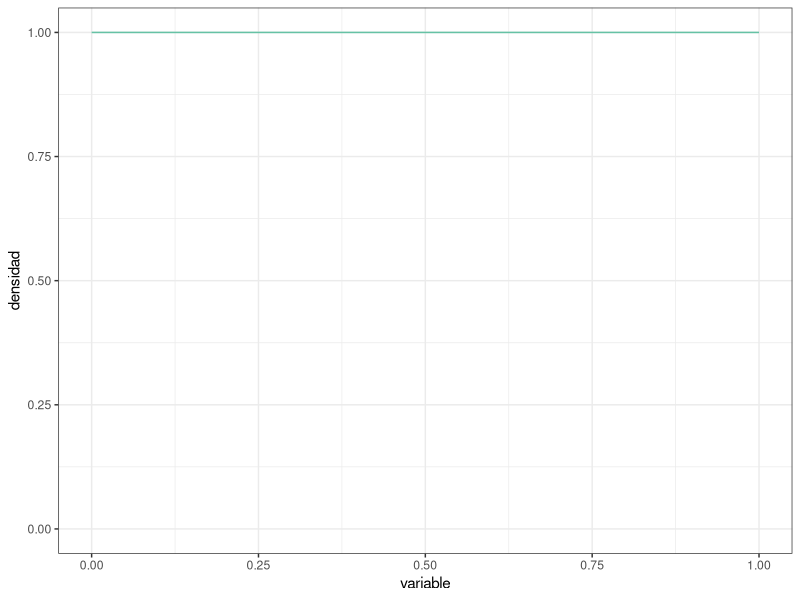
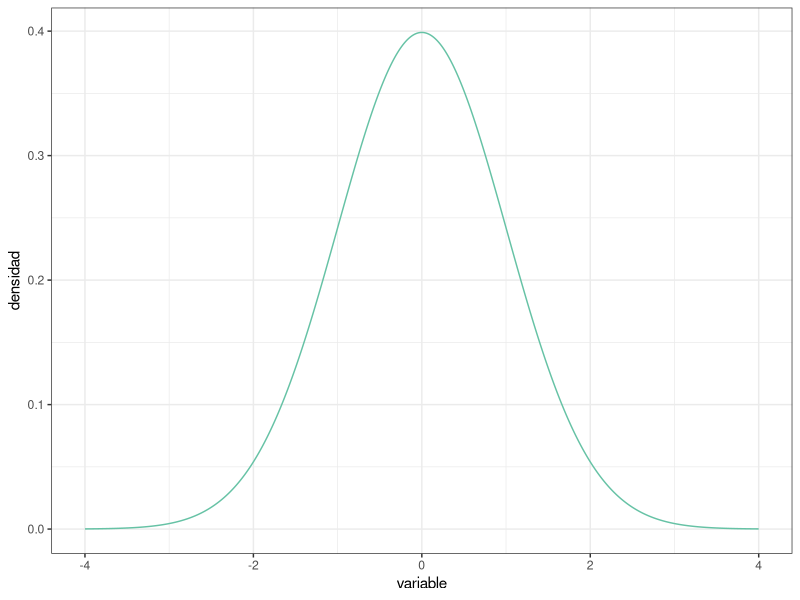
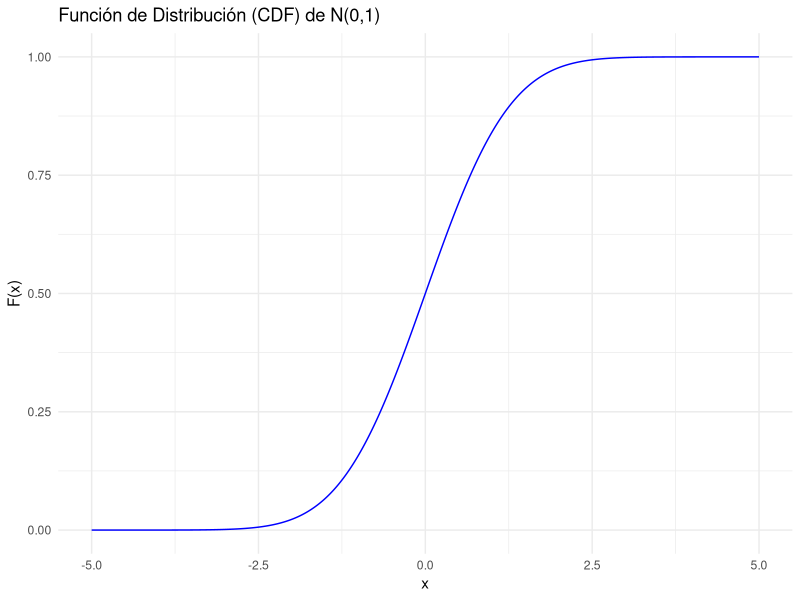
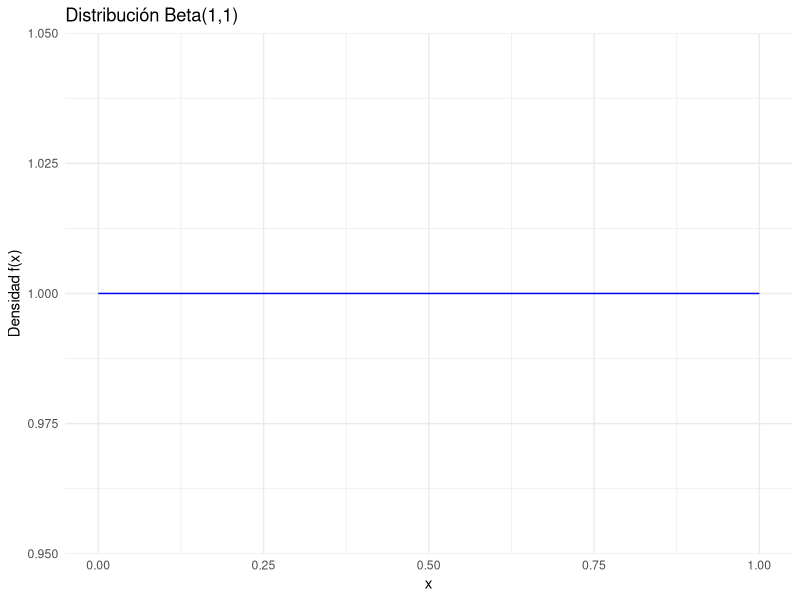
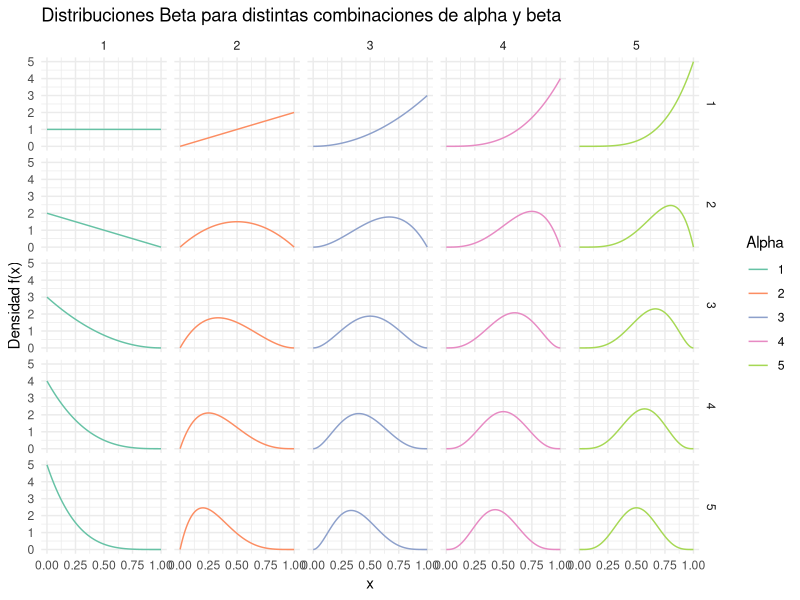
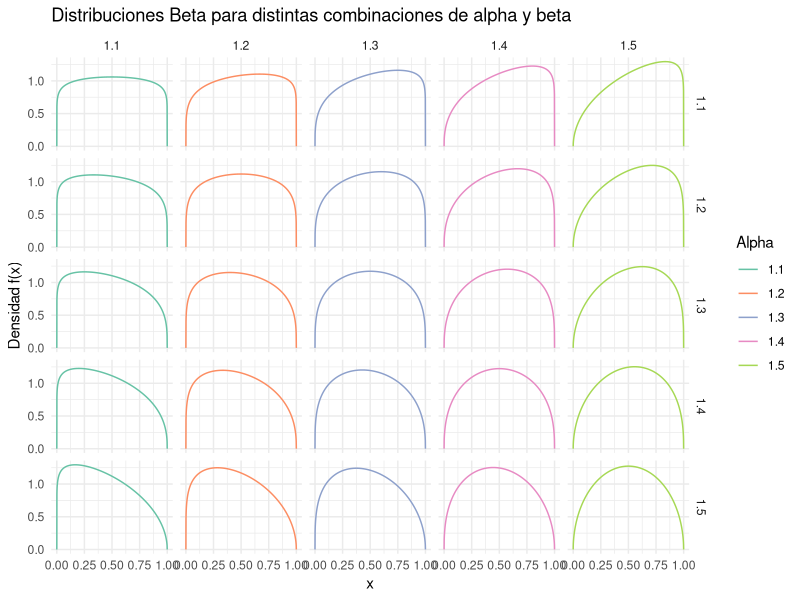
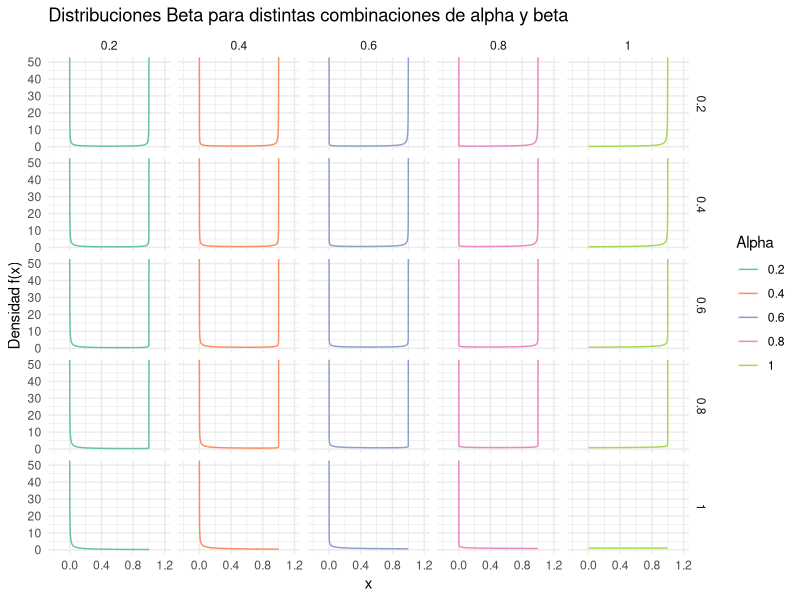
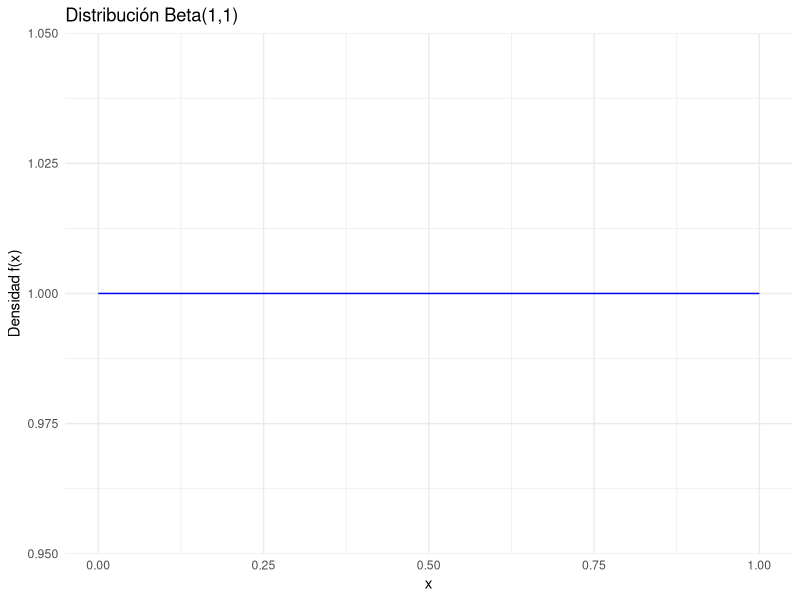

Reproduce these figures in R, in order.
## ---- chunk 1
#| message: false

# Paquetes:
library(tidyverse)
library(RColorBrewer)


# Configuración de la salida gráfica:

PALETA <- brewer.pal(8, "Set2") # Colores por defecto
color_defecto  <- PALETA[1]
options(ggplot2.discrete.colour = PALETA)

theme_set(theme_bw()) # Tema "neutro" para la representación gráfica
## ---- chunk 2
PREC     <- 1e-3 # Precisión para representar la función de densidad (milésimas)
DENS_INF <- 0    # Rango inferior de la función de densidad
DENS_SUP <- 1    # Rango superior de la función de densidad

uniforme <- tibble( # Esta función crea un "data.frame" o tabla de datos
  variable = seq(from = DENS_INF, to = DENS_SUP, by = PREC),
  densidad = variable |> dunif(min = DENS_INF, max = DENS_SUP)
)

uniforme |> glimpse() # Muestra el objeto con los datos, contiene 2 columnas 

uniforme |> # Usando la tabla de datos antes creada, crea un objeto gráfico
  ggplot(mapping = aes(x = variable, y = densidad)) + # "Mapea" columnas a
                                                      #   coordenadas
  geom_line(color = color_defecto) + # Representa mediante una línea continua
  
  ylim( # Fija el límite inferior a 0 para mostrar el eje y completo:
    0,  # (Usa la propia distribución para establecer el límite superior)
    uniforme |> pull(densidad) |> max()
  )
## ---- chunk 3
DENS_INF <- -4 # Usamos un rango más adecuado para la normal estandarizada
DENS_SUP <-  4

normal <- tibble( # Reutilizamos `PREC` del "chunk" de código anterior
  variable = seq(from = DENS_INF, to = DENS_SUP, by = PREC),
  densidad = variable |> dnorm()
)

# Al cubrir la distribución el rango desde 0 hasta el máximo, en este caso no
#   es necesario establecer los límites manualmente
normal |>
  ggplot(mapping = aes(x = variable, y = densidad)) +
  geom_line(color = color_defecto)
## ---- chunk 4
uniforme |> summarize(integral = PREC * sum(densidad))
## ---- chunk 5
uniforme |> summarize(
  integral = PREC * (sum(densidad) - 0.5 * (first(densidad) + last(densidad)))
)
## ---- chunk 6
normal |> summarize(
  integral = sum(densidad) * PREC
)
## ---- chunk 7
tibble( # Ampliando el rango a [-10, 10]:
  variable = seq(from = -10, to = 10, by = PREC),
  densidad = variable |> dnorm()
) |>
  summarize(integral = sum(densidad) * PREC)

tibble( # Usando precisión de "millonésimas":
  variable = seq(from = DENS_INF, to = DENS_SUP, by = 1e-6),
  densidad = variable |> dnorm()
) |>
  summarize(integral = sum(densidad) * 1e-6) # Misma precisión en la integral
## ---- chunk 8
uniforme |> summarize(
  integral = PREC * sum(densidad),
  integral = integral / integral # Normalización
)

normal |> summarize(
  integral = PREC * sum(densidad),
  integral = integral / integral # Normalización
)
## ---- chunk 9
resultado <- tibble(
  variable = seq(from = -5, to = 5, by = 1e-6),
  densidad = variable |> dnorm()
)
max_densidad <- max(resultado$densidad)
## ---- chunk 10
pos_max <- which(resultado$densidad==max_densidad)
valor <- resultado$variable[pos_max]
## ---- chunk 11
cdf <- pnorm(seq(from = -5, to = 5, by = PREC))

# Crear un dataframe
df <- tibble(x = seq(from = -5, to = 5, by = PREC), cdf = cdf)

# Graficar la CDF
ggplot(df, aes(x = x, y = cdf)) +
  geom_line(color = "blue") +
  labs(title = "Función de Distribución (CDF) de N(0,1)",
       x = "x",
       y = "F(x)") +
  theme_minimal()
## ---- chunk 12
valor_esperado <- sum(resultado$variable * resultado$densidad * 1e-6)
valor_esperado
## ---- chunk 13
x_vals <- seq(0, 1, by = 0.001)
beta <- dbeta(x =x_vals ,shape1 = 1,shape2 = 1)
#Dataframe para graficar
df <- tibble(x = x_vals, densidad = beta)
ggplot(df, aes(x=x,y=densidad))+
  geom_line(color="blue")+
  labs(title = "Distribución Beta(1,1)",
       x = "x",
       y = "Densidad f(x)") +
  theme_minimal()
## ---- chunk 14
# Definir combinaciones de alpha y beta
alpha_vals <- c(1,2,3,4,5)
beta_vals <- c(1,2,3,4,5)

df <- expand.grid(alpha = alpha_vals, beta = beta_vals, x = x_vals) %>%
  mutate(densidad = dbeta(x, shape1 = alpha, shape2 = beta))

ggplot(df, aes(x = x, y = densidad, color = factor(alpha))) +
  geom_line() +
  facet_grid(beta ~ alpha) +
  labs(title = "Distribuciones Beta para distintas combinaciones de alpha y beta",
       x = "x",
       y = "Densidad f(x)",
       color = "Alpha") +
  theme_minimal()
## ---- chunk 15
alpha_vals <- c(1.1,1.2,1.3,1.4,1.5)
beta_vals <- c(1.1,1.2,1.3,1.4,1.5)

df <- expand.grid(alpha = alpha_vals, beta = beta_vals, x = x_vals) %>%
  mutate(densidad = dbeta(x, shape1 = alpha, shape2 = beta))

ggplot(df, aes(x = x, y = densidad, color = factor(alpha))) +
  geom_line() +
  facet_grid(beta ~ alpha) +
  labs(title = "Distribuciones Beta para distintas combinaciones de alpha y beta",
       x = "x",
       y = "Densidad f(x)",
       color = "Alpha") +
  theme_minimal()
## ---- chunk 16
alpha_vals <- c(0.2,0.4,0.6,0.8,1)
beta_vals <- c(0.2,0.4,0.6,0.8,1)

df <- expand.grid(alpha = alpha_vals, beta = beta_vals, x = x_vals) %>%
  mutate(densidad = dbeta(x, shape1 = alpha, shape2 = beta))

ggplot(df, aes(x = x, y = densidad, color = factor(alpha))) +
  geom_line() +
  facet_grid(beta ~ alpha) +
  labs(title = "Distribuciones Beta para distintas combinaciones de alpha y beta",
       x = "x",
       y = "Densidad f(x)",
       color = "Alpha") +
  xlim(-0.2, 1.2) +
  theme_minimal()
## ---- chunk 17
x_vals <- seq(0, 1, by = PREC)
beta <- dbeta(x =x_vals ,shape1 = 1,shape2 = 1)
#Dataframe para graficar
df <- tibble(x = x_vals, densidad = beta)
ggplot(df, aes(x=x,y=densidad))+
  geom_line(color="blue")+
  labs(title = "Distribución Beta(1,1)",
       x = "x",
       y = "Densidad f(x)") +
  theme_minimal()
## ---- chunk 18
aceptacion_muestra <- tibble(
  id_participante   = 1:22,
  resp_descarga_app = c(
    "Si", "Si", "No", "No", "Si", "Si", "Si", "Si", "No", "Si", "Si",
    "Si", "Si", "Si", "Si", "Si", "No", "Si", "No", "Si", "Si", "Si"
  )
)
## ---- chunk 19
y <- sum(aceptacion_muestra$resp_descarga_app == "Si") #Número de veces que respondieron "sí"
n <- nrow(aceptacion_muestra) #Tamaño de la muestra
#Valores de parámetros de la distribución posterior
alpha_post <- 1 + y
beta_post <- 1 + (n - y)

x_vals <- seq(0, 1, by = PREC) #Soporte de la distribución

beta_prev <- dbeta(x_vals, shape1 = 1, shape2 = 1)  # Distribución previa Beta(1,1)
beta_posterior <- dbeta(x_vals, shape1 = alpha_post, shape2 = beta_post) #Distribución podterior Beta(18,6)

# Crear dataframe
df <- tibble(
  x = rep(x_vals, 2),
  densidad = c(beta_prev, beta_posterior),
  Distribución = rep(c("Previa: Beta(1,1)", "Posterior: Beta(18,6)"), each = length(x_vals))
)

# Graficar con ggplot
ggplot(df, aes(x = x, y = densidad, color = Distribución)) +
  geom_line() +
  labs(
    title = "Distribuciones previa y posterior de Tasa de Aceptación",
    x = expression("Tasa de Aceptación " ~ (theta)),
    y = "Densidad"
  ) +
  theme_minimal()
## ---- chunk 20
valor_esperado <- alpha_post / (alpha_post + beta_post)

moda <- (alpha_post - 1) / (alpha_post + beta_post - 2)

# Imprimir resultados con precisión
cat("Valor esperado:", valor_esperado, "\n")
cat("Moda:", moda, "\n")
## ---- chunk 21
aceptacion_muestra_2 <- tibble(
  id_participante   = 1:113,
  resp_descarga_app = c(
    "Si", "Si", "No", "No", "Si", "Si", "Si", "Si", "No", "Si", "Si",
    "Si", "Si", "Si", "Si", "Si", "No", "Si", "No", "Si", "Si", "Si", 
    "No", "Si", "Si", "Si", "Si", "No", "No", "Si", "No", "Si", "Si", 
    "Si", "Si", "Si", "No", "Si", "No", "No", "Si", "No", "Si", "Si", 
    "No", "No", "No", "Si", "No", "No", "Si", "Si", "No", "No", "Si", 
    "No", "Si", "No", "No", "No", "Si", "Si", "No", "Si", "Si", "No", 
    "Si", "Si", "No", "Si", "Si", "No", "Si", "No", "Si", "No", "Si", 
    "No", "No", "No", "Si", "Si", "No", "No", "Si", "Si", "No", "No", 
    "No", "Si", "Si", "No", "Si", "Si", "No", "Si", "Si", "Si", "Si", 
    "No", "Si", "No", "No", "No", "No", "No", "Si", "No", "No", "Si", 
    "Si", "Si", "Si"
  )
)
## ---- chunk 22
# Parámetros de las distribuciones
alpha_prev <- 1
beta_prev <- 1
alpha_post_1 <- 18
beta_post_1 <- 6
alpha_post_2 <- 83
beta_post_2 <- 54

# Calcular las densidades de cada distribución
beta_previa <- dbeta(x_vals, shape1 = alpha_prev, shape2 = beta_prev)  # Beta(1,1)
beta_posterior_1 <- dbeta(x_vals, shape1 = alpha_post_1, shape2 = beta_post_1)  # Beta(18,6)
beta_posterior_2 <- dbeta(x_vals, shape1 = alpha_post_2, shape2 = beta_post_2)  # Beta(83,54)

# Crear un dataframe para graficar
df <- tibble(
  x = rep(x_vals, 3),
  densidad = c(beta_previa, beta_posterior_1, beta_posterior_2),
  Distribución = rep(c("Previa 1: Beta(1,1)", "Posterior 1 (Previa 2): Beta(18,6)", "Posterior 2: Beta(83,54)"), each = length(x_vals))
)

# Graficar con ggplot
ggplot(df, aes(x = x, y = densidad, color = Distribución)) +
  geom_line(size = 1) +
  labs(
    title = "Distribuciones previas y posterior de Tasa de Aceptación",
    x = expression("Tasa de Aceptación " ~ (theta)),
    y = "Densidad"
  ) +
  theme_minimal()

## ---- chunk 23
valor_esperado_2 <- alpha_post_2 / (alpha_post_2 + beta_post_2)
moda_2 <- (alpha_post_2 - 1) / (alpha_post_2 + beta_post_2 - 2)
cat("Nuevo valor esperado:", round(valor_esperado_2, 4), "\n")
cat("Nueva moda:", round(moda_2, 4), "\n")
## ---- chunk 24
aceptacion_muestra_total <- bind_rows(
  aceptacion_muestra, aceptacion_muestra_2
) |>
  mutate(id_participante = row_number()) # Los ID están colapsados en una serie
y_total <- sum(aceptacion_muestra_total$resp_descarga_app == "Si") #Número de veces que respondieron "sí"
## ---- chunk 25
# Parámetros de la nueva distribución posterior (colapsada)
alpha_post_3 <- 165
beta_post_3 <- 107

# Calcular la densidad de la nueva posterior
x_vals_beta <- seq(0, 1, by = PREC) #Soporte
beta_posterior_3 <- dbeta(x_vals_beta, shape1 = alpha_post_3, shape2 = beta_post_3)
 #Soporte de la distribución
# Crear un nuevo dataframe con las 4 distribuciones
df_total <- tibble(
  x = rep(x_vals_beta, 4),
  densidad = c(beta_previa, beta_posterior_1, beta_posterior_2, beta_posterior_3),
  Distribución = rep(
    c("Previa 1: Beta(1,1)", 
      "Posterior 1 (Previa 2): Beta(18,6)", 
      "Posterior 2 (Previa 3): Beta(83,54)", 
      "Posterior 3: Beta(165,107)"), 
    each = length(x_vals_beta)
  )
)

# Graficar todas las curvas
ggplot(df_total, aes(x = x, y = densidad, color = Distribución)) +
  geom_line() +
  labs(
    title = "Evolución completa de las Distribuciones de la Tasa de Aceptación",
    x = expression("Tasa de Aceptación " ~ (theta)),
    y = "Densidad"
  ) +
  theme_minimal()

# Calcular estimadores para la distribución final (colapsada)
valor_esperado_3 <- alpha_post_3 / (alpha_post_3 + beta_post_3)
moda_3 <- (alpha_post_3 - 1) / (alpha_post_3 + beta_post_3 - 2)
cat("Valor esperado posterior (total):", round(valor_esperado_3, 4), "\n")
cat("Moda posterior (total):", round(moda_3, 4), "\n")
## ---- chunk 26
  clase_1 <- tibble(
    id     = 1:27,
    tiempo = c(
      242, 249, 278, 273, 227, 257, 276, 236, 214, 141, 200, 201, 
      228, 271, 160, 275, 156, 246, 293, 306, 263, 247, 224, 160, 277, 
      168, 250
    )
  )
  
  clase_2 <- tibble(
    id     = 1:24,
    tiempo = c(
      195, 176, 237, 258, 226, 254, 292, 212, 215, 298, 235, 244, 
      144, 227, 166, 194, 261, 187, 224, 233, 180, 167, 193, 282
    )
  )
## ---- chunk 27
# Juntar los datos
lectura <- bind_rows(clase_1, clase_2)

n <- nrow(lectura)
y_barra <- round(mean(lectura$tiempo),2)
sigma2 <- round(var(lectura$tiempo),2)
## ---- chunk 28
# Parámetros de la previa
mu_0 <- 247
sigma2_0 <- 1156

# Factor de credibilidad
k <- n / (n + (sigma2 / sigma2_0))

# Media y varianza posterior
mu_post <- (1 - k) * mu_0 + k * y_barra
sigma2_post <- k*(sigma2/n)
## ---- chunk 29
# Eje x ±4 desviaciones de la distribución previa)
sigma_0 <- sqrt(sigma2_0)
x_vals <- seq(mu_0 - 4 * sigma_0, mu_0 + 4 * sigma_0, by = PREC)

# Calcular densidades para previa y posterior
sigma_post <- sqrt(sigma2_post)
df <- tibble(
  x = rep(x_vals, 2),
  densidad = c(
    dnorm(x_vals, mean = mu_0, sd = sigma_0),
    dnorm(x_vals, mean = mu_post, sd = sigma_post)
  ),
  Distribución = rep(c("Previa: Normal(247,1156)", "Posterior: Normal(228.4,36.11)"), each = length(x_vals))
)

# Graficar ambas distribuciones
ggplot(df, aes(x = x, y = densidad, color = Distribución)) +
  geom_line() +
  labs(
    title = "Distribuciones previa y posterior de la media de Rapidez de Lectura",
    x = expression("Rapidez de Lectura" ~ (mu)),
    y = "Densidad"
  ) +
  theme_minimal()

#Obtener el valor esperado y la moda de la distribución posterior
posterior <- df %>% filter(Distribución == "Posterior")
dx <- PREC
esperado <- round(sum((posterior$x * posterior$densidad) * dx), 2)
moda <- round(posterior$x[which.max(posterior$densidad)],2)
